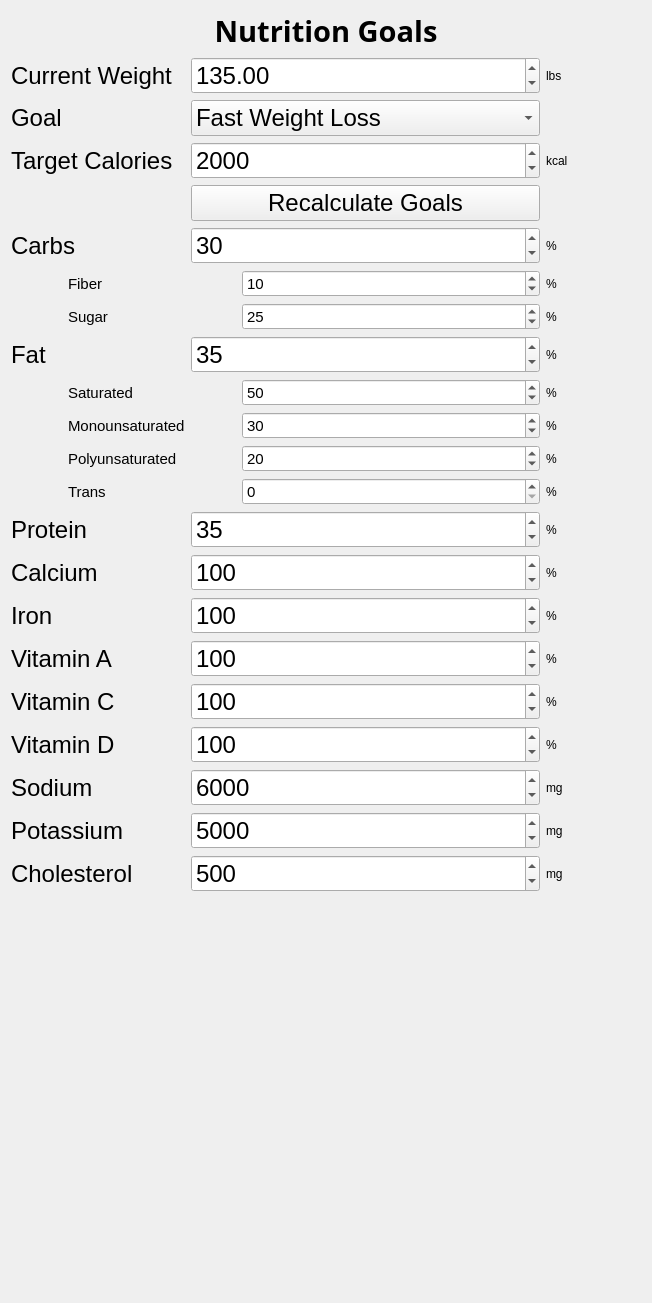
     <widget class="QWidget" name="scrollAreaWidgetContents">
      <property name="geometry">
       <rect>
        <x>0</x>
        <y>0</y>
        <width>652</width>
        <height>1303</height>
       </rect>
      </property>
      <layout class="QGridLayout" name="gridLayout">
       <item row="17" column="0" colspan="2">
        <widget class="QLabel" name="label_28">
         <property name="font">
          <font>
           <pointsize>18</pointsize>
          </font>
         </property>
         <property name="text">
          <string>Vitamin A</string>
         </property>
        </widget>
       </item>
       <item row="20" column="9">
        <widget class="QLabel" name="label_35">
         <property name="font">
          <font>
           <pointsize>9</pointsize>
          </font>
         </property>
         <property name="text">
          <string>mg</string>
         </property>
        </widget>
       </item>
       <item row="13" column="3" colspan="6">
        <widget class="QSpinBox" name="trans">
         <property name="font">
          <font>
           <pointsize>11</pointsize>
          </font>
         </property>
         <property name="alignment">
          <set>Qt::AlignmentFlag::AlignLeading|Qt::AlignmentFlag::AlignLeft|Qt::AlignmentFlag::AlignVCenter</set>
         </property>
         <property name="minimum">
          <number>0</number>
         </property>
         <property name="maximum">
          <number>100</number>
         </property>
         <property name="singleStep">
          <number>1</number>
         </property>
         <property name="value">
          <number>0</number>
         </property>
        </widget>
       </item>
       <item row="8" column="9">
        <widget class="QLabel" name="label_15">
         <property name="font">
          <font>
           <pointsize>9</pointsize>
          </font>
         </property>
         <property name="text">
          <string>%</string>
         </property>
        </widget>
       </item>
       <item row="3" column="2" colspan="7">
        <widget class="QSpinBox" name="calories">
         <property name="font">
          <font>
           <pointsize>18</pointsize>
          </font>
         </property>
         <property name="alignment">
          <set>Qt::AlignmentFlag::AlignLeading|Qt::AlignmentFlag::AlignLeft|Qt::AlignmentFlag::AlignVCenter</set>
         </property>
         <property name="minimum">
          <number>10</number>
         </property>
         <property name="maximum">
          <number>10000</number>
         </property>
         <property name="singleStep">
          <number>10</number>
         </property>
         <property name="value">
          <number>2000</number>
         </property>
        </widget>
       </item>
       <item row="20" column="2" colspan="7">
        <widget class="QSpinBox" name="sodium">
         <property name="font">
          <font>
           <pointsize>18</pointsize>
          </font>
         </property>
         <property name="alignment">
          <set>Qt::AlignmentFlag::AlignLeading|Qt::AlignmentFlag::AlignLeft|Qt::AlignmentFlag::AlignVCenter</set>
         </property>
         <property name="minimum">
          <number>0</number>
         </property>
         <property name="maximum">
          <number>30000</number>
         </property>
         <property name="singleStep">
          <number>1</number>
         </property>
         <property name="value">
          <number>6000</number>
         </property>
        </widget>
       </item>
       <item row="9" column="2" colspan="7">
        <widget class="QSpinBox" name="fat">
         <property name="font">
          <font>
           <pointsize>18</pointsize>
          </font>
         </property>
         <property name="alignment">
          <set>Qt::AlignmentFlag::AlignLeading|Qt::AlignmentFlag::AlignLeft|Qt::AlignmentFlag::AlignVCenter</set>
         </property>
         <property name="minimum">
          <number>0</number>
         </property>
         <property name="maximum">
          <number>100</number>
         </property>
         <property name="singleStep">
          <number>1</number>
         </property>
         <property name="value">
          <number>35</number>
         </property>
        </widget>
       </item>
       <item row="19" column="2" colspan="7">
        <widget class="QSpinBox" name="vitaminD">
         <property name="font">
          <font>
           <pointsize>18</pointsize>
          </font>
         </property>
         <property name="alignment">
          <set>Qt::AlignmentFlag::AlignLeading|Qt::AlignmentFlag::AlignLeft|Qt::AlignmentFlag::AlignVCenter</set>
         </property>
         <property name="minimum">
          <number>0</number>
         </property>
         <property name="maximum">
          <number>1000</number>
         </property>
         <property name="singleStep">
          <number>1</number>
         </property>
         <property name="value">
          <number>100</number>
         </property>
        </widget>
       </item>
       <item row="12" column="3" colspan="6">
        <widget class="QSpinBox" name="poly">
         <property name="font">
          <font>
           <pointsize>11</pointsize>
          </font>
         </property>
         <property name="alignment">
          <set>Qt::AlignmentFlag::AlignLeading|Qt::AlignmentFlag::AlignLeft|Qt::AlignmentFlag::AlignVCenter</set>
         </property>
         <property name="minimum">
          <number>0</number>
         </property>
         <property name="maximum">
          <number>100</number>
         </property>
         <property name="singleStep">
          <number>1</number>
         </property>
         <property name="value">
          <number>20</number>
         </property>
        </widget>
       </item>
       <item row="12" column="9">
        <widget class="QLabel" name="label_21">
         <property name="font">
          <font>
           <pointsize>9</pointsize>
          </font>
         </property>
         <property name="text">
          <string>%</string>
         </property>
        </widget>
       </item>
       <item row="8" column="1">
        <widget class="QLabel" name="label_16">
         <property name="font">
          <font>
           <pointsize>11</pointsize>
          </font>
         </property>
         <property name="text">
          <string>Sugar</string>
         </property>
        </widget>
       </item>
       <item row="19" column="9" colspan="2">
        <widget class="QLabel" name="label_33">
         <property name="font">
          <font>
           <pointsize>9</pointsize>
          </font>
         </property>
         <property name="text">
          <string>%</string>
         </property>
        </widget>
       </item>
       <item row="11" column="9">
        <widget class="QLabel" name="label_20">
         <property name="font">
          <font>
           <pointsize>9</pointsize>
          </font>
         </property>
         <property name="text">
          <string>%</string>
         </property>
        </widget>
       </item>
       <item row="6" column="1">
        <widget class="QLabel" name="label_13">
         <property name="sizePolicy">
          <sizepolicy hsizetype="Preferred" vsizetype="Preferred">
           <horstretch>0</horstretch>
           <verstretch>0</verstretch>
          </sizepolicy>
         </property>
         <property name="font">
          <font>
           <pointsize>11</pointsize>
          </font>
         </property>
         <property name="text">
          <string>Fiber</string>
         </property>
        </widget>
       </item>
       <item row="10" column="9">
        <widget class="QLabel" name="label_17">
         <property name="font">
          <font>
           <pointsize>9</pointsize>
          </font>
         </property>
         <property name="text">
          <string>%</string>
         </property>
        </widget>
       </item>
       <item row="14" column="0" colspan="2">
        <widget class="QLabel" name="label_11">
         <property name="font">
          <font>
           <pointsize>18</pointsize>
          </font>
         </property>
         <property name="text">
          <string>Protein</string>
         </property>
        </widget>
       </item>
       <item row="14" column="9" colspan="2">
        <widget class="QLabel" name="label_10">
         <property name="font">
          <font>
           <pointsize>9</pointsize>
          </font>
         </property>
         <property name="text">
          <string>%</string>
         </property>
        </widget>
       </item>
       <item row="17" column="9">
        <widget class="QLabel" name="label_29">
         <property name="font">
          <font>
           <pointsize>9</pointsize>
          </font>
         </property>
         <property name="text">
          <string>%</string>
         </property>
        </widget>
       </item>
       <item row="16" column="9">
        <widget class="QLabel" name="label_27">
         <property name="font">
          <font>
           <pointsize>9</pointsize>
          </font>
         </property>
         <property name="text">
          <string>%</string>
         </property>
        </widget>
       </item>
       <item row="15" column="0" colspan="2">
        <widget class="QLabel" name="label_25">
         <property name="font">
          <font>
           <pointsize>18</pointsize>
          </font>
         </property>
         <property name="text">
          <string>Calcium</string>
         </property>
        </widget>
       </item>
       <item row="2" column="0">
        <widget class="QLabel" name="label_5">
         <property name="font">
          <font>
           <pointsize>18</pointsize>
          </font>
         </property>
         <property name="text">
          <string>Goal</string>
         </property>
        </widget>
       </item>
       <item row="3" column="0" colspan="2">
        <widget class="QLabel" name="label_3">
         <property name="font">
          <font>
           <pointsize>18</pointsize>
          </font>
         </property>
         <property name="text">
          <string>Target Calories</string>
         </property>
        </widget>
       </item>
       <item row="12" column="1">
        <widget class="QLabel" name="label_22">
         <property name="font">
          <font>
           <pointsize>11</pointsize>
          </font>
         </property>
         <property name="text">
          <string>Polyunsaturated</string>
         </property>
        </widget>
       </item>
       <item row="5" column="0" colspan="2">
        <widget class="QLabel" name="label_6">
         <property name="font">
          <font>
           <pointsize>18</pointsize>
          </font>
         </property>
         <property name="text">
          <string>Carbs</string>
         </property>
        </widget>
       </item>
       <item row="21" column="0" colspan="2">
        <widget class="QLabel" name="label_37">
         <property name="font">
          <font>
           <pointsize>18</pointsize>
          </font>
         </property>
         <property name="text">
          <string>Potassium</string>
         </property>
        </widget>
       </item>
       <item row="23" column="4">
        <spacer name="verticalSpacer">
         <property name="font">
          <font>
           <pointsize>18</pointsize>
          </font>
         </property>
         <property name="orientation">
          <enum>Qt::Orientation::Vertical</enum>
         </property>
         <property name="sizeHint" stdset="0">
          <size>
           <width>20</width>
           <height>40</height>
          </size>
         </property>
        </spacer>
       </item>
       <item row="6" column="9">
        <widget class="QLabel" name="label_14">
         <property name="font">
          <font>
           <pointsize>9</pointsize>
          </font>
         </property>
         <property name="text">
          <string>%</string>
         </property>
        </widget>
       </item>
       <item row="18" column="9" colspan="2">
        <widget class="QLabel" name="label_31">
         <property name="font">
          <font>
           <pointsize>9</pointsize>
          </font>
         </property>
         <property name="text">
          <string>%</string>
         </property>
        </widget>
       </item>
       <item row="1" column="9">
        <widget class="QLabel" name="label_2">
         <property name="font">
          <font>
           <pointsize>9</pointsize>
          </font>
         </property>
         <property name="text">
          <string>lbs</string>
         </property>
        </widget>
       </item>
       <item row="19" column="0" colspan="2">
        <widget class="QLabel" name="label_32">
         <property name="font">
          <font>
           <pointsize>18</pointsize>
          </font>
         </property>
         <property name="text">
          <string>Vitamin D</string>
         </property>
        </widget>
       </item>
       <item row="11" column="3" colspan="6">
        <widget class="QSpinBox" name="mono">
         <property name="font">
          <font>
           <pointsize>11</pointsize>
          </font>
         </property>
         <property name="alignment">
          <set>Qt::AlignmentFlag::AlignLeading|Qt::AlignmentFlag::AlignLeft|Qt::AlignmentFlag::AlignVCenter</set>
         </property>
         <property name="minimum">
          <number>0</number>
         </property>
         <property name="maximum">
          <number>100</number>
         </property>
         <property name="singleStep">
          <number>1</number>
         </property>
         <property name="value">
          <number>30</number>
         </property>
        </widget>
       </item>
       <item row="13" column="1">
        <widget class="QLabel" name="label_24">
         <property name="font">
          <font>
           <pointsize>11</pointsize>
          </font>
         </property>
         <property name="text">
          <string>Trans</string>
         </property>
        </widget>
       </item>
       <item row="13" column="9">
        <widget class="QLabel" name="label_23">
         <property name="font">
          <font>
           <pointsize>9</pointsize>
          </font>
         </property>
         <property name="text">
          <string>%</string>
         </property>
        </widget>
       </item>
       <item row="9" column="9" colspan="2">
        <widget class="QLabel" name="label_8">
         <property name="font">
          <font>
           <pointsize>9</pointsize>
          </font>
         </property>
         <property name="text">
          <string>%</string>
         </property>
        </widget>
       </item>
       <item row="17" column="2" colspan="7">
        <widget class="QSpinBox" name="vitaminA">
         <property name="font">
          <font>
           <pointsize>18</pointsize>
          </font>
         </property>
         <property name="alignment">
          <set>Qt::AlignmentFlag::AlignLeading|Qt::AlignmentFlag::AlignLeft|Qt::AlignmentFlag::AlignVCenter</set>
         </property>
         <property name="minimum">
          <number>0</number>
         </property>
         <property name="maximum">
          <number>1000</number>
         </property>
         <property name="singleStep">
          <number>1</number>
         </property>
         <property name="value">
          <number>100</number>
         </property>
        </widget>
       </item>
       <item row="15" column="2" colspan="7">
        <widget class="QSpinBox" name="calcium">
         <property name="font">
          <font>
           <pointsize>18</pointsize>
          </font>
         </property>
         <property name="alignment">
          <set>Qt::AlignmentFlag::AlignLeading|Qt::AlignmentFlag::AlignLeft|Qt::AlignmentFlag::AlignVCenter</set>
         </property>
         <property name="minimum">
          <number>0</number>
         </property>
         <property name="maximum">
          <number>1000</number>
         </property>
         <property name="singleStep">
          <number>1</number>
         </property>
         <property name="value">
          <number>100</number>
         </property>
        </widget>
       </item>
       <item row="2" column="2" colspan="7">
        <widget class="QComboBox" name="goal">
         <property name="font">
          <font>
           <pointsize>18</pointsize>
          </font>
         </property>
         <item>
          <property name="text">
           <string>Fast Weight Loss</string>
          </property>
         </item>
         <item>
          <property name="text">
           <string>Slow Weight Loss</string>
          </property>
         </item>
         <item>
          <property name="text">
           <string>Maintain Weight</string>
          </property>
         </item>
         <item>
          <property name="text">
           <string>Slow Weight Gain</string>
          </property>
         </item>
         <item>
          <property name="text">
           <string>Fast Weight Gain</string>
          </property>
         </item>
        </widget>
       </item>
       <item row="5" column="9" colspan="2">
        <widget class="QLabel" name="label_7">
         <property name="font">
          <font>
           <pointsize>9</pointsize>
          </font>
         </property>
         <property name="text">
          <string>%</string>
         </property>
        </widget>
       </item>
       <item row="16" column="0" colspan="2">
        <widget class="QLabel" name="label_26">
         <property name="font">
          <font>
           <pointsize>18</pointsize>
          </font>
         </property>
         <property name="text">
          <string>Iron</string>
         </property>
        </widget>
       </item>
       <item row="6" column="3" colspan="6">
        <widget class="QSpinBox" name="fiber">
         <property name="font">
          <font>
           <pointsize>11</pointsize>
          </font>
         </property>
         <property name="alignment">
          <set>Qt::AlignmentFlag::AlignLeading|Qt::AlignmentFlag::AlignLeft|Qt::AlignmentFlag::AlignVCenter</set>
         </property>
         <property name="minimum">
          <number>0</number>
         </property>
         <property name="maximum">
          <number>100</number>
         </property>
         <property name="singleStep">
          <number>1</number>
         </property>
         <property name="value">
          <number>10</number>
         </property>
        </widget>
       </item>
       <item row="9" column="0">
        <widget class="QLabel" name="label_9">
         <property name="font">
          <font>
           <pointsize>18</pointsize>
          </font>
         </property>
         <property name="text">
          <string>Fat</string>
         </property>
        </widget>
       </item>
       <item row="14" column="2" colspan="7">
        <widget class="QSpinBox" name="protein">
         <property name="font">
          <font>
           <pointsize>18</pointsize>
          </font>
         </property>
         <property name="alignment">
          <set>Qt::AlignmentFlag::AlignLeading|Qt::AlignmentFlag::AlignLeft|Qt::AlignmentFlag::AlignVCenter</set>
         </property>
         <property name="minimum">
          <number>0</number>
         </property>
         <property name="maximum">
          <number>100</number>
         </property>
         <property name="singleStep">
          <number>1</number>
         </property>
         <property name="value">
          <number>35</number>
         </property>
        </widget>
       </item>
       <item row="10" column="3" colspan="6">
        <widget class="QSpinBox" name="sat">
         <property name="font">
          <font>
           <pointsize>11</pointsize>
          </font>
         </property>
         <property name="alignment">
          <set>Qt::AlignmentFlag::AlignLeading|Qt::AlignmentFlag::AlignLeft|Qt::AlignmentFlag::AlignVCenter</set>
         </property>
         <property name="minimum">
          <number>0</number>
         </property>
         <property name="maximum">
          <number>100</number>
         </property>
         <property name="singleStep">
          <number>1</number>
         </property>
         <property name="value">
          <number>50</number>
         </property>
        </widget>
       </item>
       <item row="21" column="2" colspan="7">
        <widget class="QSpinBox" name="potassium">
         <property name="font">
          <font>
           <pointsize>18</pointsize>
          </font>
         </property>
         <property name="alignment">
          <set>Qt::AlignmentFlag::AlignLeading|Qt::AlignmentFlag::AlignLeft|Qt::AlignmentFlag::AlignVCenter</set>
         </property>
         <property name="minimum">
          <number>0</number>
         </property>
         <property name="maximum">
          <number>30000</number>
         </property>
         <property name="singleStep">
          <number>1</number>
         </property>
         <property name="value">
          <number>5000</number>
         </property>
        </widget>
       </item>
       <item row="11" column="1">
        <widget class="QLabel" name="label_19">
         <property name="font">
          <font>
           <pointsize>11</pointsize>
          </font>
         </property>
         <property name="text">
          <string>Monounsaturated</string>
         </property>
        </widget>
       </item>
       <item row="20" column="0" colspan="2">
        <widget class="QLabel" name="label_34">
         <property name="font">
          <font>
           <pointsize>18</pointsize>
          </font>
         </property>
         <property name="text">
          <string>Sodium</string>
         </property>
        </widget>
       </item>
       <item row="22" column="2" colspan="7">
        <widget class="QSpinBox" name="cholesterol">
         <property name="font">
          <font>
           <pointsize>18</pointsize>
          </font>
         </property>
         <property name="alignment">
          <set>Qt::AlignmentFlag::AlignLeading|Qt::AlignmentFlag::AlignLeft|Qt::AlignmentFlag::AlignVCenter</set>
         </property>
         <property name="minimum">
          <number>0</number>
         </property>
         <property name="maximum">
          <number>30000</number>
         </property>
         <property name="singleStep">
          <number>1</number>
         </property>
         <property name="value">
          <number>500</number>
         </property>
        </widget>
       </item>
       <item row="18" column="2" colspan="7">
        <widget class="QSpinBox" name="vitaminC">
         <property name="font">
          <font>
           <pointsize>18</pointsize>
          </font>
         </property>
         <property name="alignment">
          <set>Qt::AlignmentFlag::AlignLeading|Qt::AlignmentFlag::AlignLeft|Qt::AlignmentFlag::AlignVCenter</set>
         </property>
         <property name="minimum">
          <number>0</number>
         </property>
         <property name="maximum">
          <number>1000</number>
         </property>
         <property name="singleStep">
          <number>1</number>
         </property>
         <property name="value">
          <number>100</number>
         </property>
        </widget>
       </item>
       <item row="22" column="9">
        <widget class="QLabel" name="label_38">
         <property name="font">
          <font>
           <pointsize>9</pointsize>
          </font>
         </property>
         <property name="text">
          <string>mg</string>
         </property>
        </widget>
       </item>
       <item row="4" column="2" colspan="7">
        <widget class="QPushButton" name="recalc">
         <property name="font">
          <font>
           <pointsize>18</pointsize>
          </font>
         </property>
         <property name="text">
          <string>Recalculate Goals</string>
         </property>
        </widget>
       </item>
       <item row="15" column="9" colspan="2">
        <widget class="QLabel" name="label_12">
         <property name="font">
          <font>
           <pointsize>9</pointsize>
          </font>
         </property>
         <property name="text">
          <string>%</string>
         </property>
        </widget>
       </item>
       <item row="10" column="1">
        <widget class="QLabel" name="label_18">
         <property name="font">
          <font>
           <pointsize>11</pointsize>
          </font>
         </property>
         <property name="text">
          <string>Saturated</string>
         </property>
        </widget>
       </item>
       <item row="21" column="9">
        <widget class="QLabel" name="label_36">
         <property name="font">
          <font>
           <pointsize>9</pointsize>
          </font>
         </property>
         <property name="text">
          <string>mg</string>
         </property>
        </widget>
       </item>
       <item row="22" column="0" colspan="2">
        <widget class="QLabel" name="label_39">
         <property name="font">
          <font>
           <pointsize>18</pointsize>
          </font>
         </property>
         <property name="text">
          <string>Cholesterol</string>
         </property>
        </widget>
       </item>
       <item row="18" column="0" colspan="2">
        <widget class="QLabel" name="label_30">
         <property name="font">
          <font>
           <pointsize>18</pointsize>
          </font>
         </property>
         <property name="text">
          <string>Vitamin C</string>
         </property>
        </widget>
       </item>
       <item row="1" column="2" colspan="7">
        <widget class="QDoubleSpinBox" name="weight">
         <property name="font">
          <font>
           <pointsize>18</pointsize>
          </font>
         </property>
         <property name="alignment">
          <set>Qt::AlignmentFlag::AlignLeading|Qt::AlignmentFlag::AlignLeft|Qt::AlignmentFlag::AlignVCenter</set>
         </property>
         <property name="correctionMode">
          <enum>QAbstractSpinBox::CorrectionMode::CorrectToPreviousValue</enum>
         </property>
         <property name="minimum">
          <double>1.000000000000000</double>
         </property>
         <property name="maximum">
          <double>1000.000000000000000</double>
         </property>
         <property name="value">
          <double>135.000000000000000</double>
         </property>
        </widget>
       </item>
       <item row="1" column="0" colspan="2">
        <widget class="QLabel" name="label">
         <property name="font">
          <font>
           <pointsize>18</pointsize>
          </font>
         </property>
         <property name="text">
          <string>Current Weight</string>
         </property>
        </widget>
       </item>
       <item row="5" column="2" colspan="7">
        <widget class="QSpinBox" name="carbs">
         <property name="font">
          <font>
           <pointsize>18</pointsize>
          </font>
         </property>
         <property name="alignment">
          <set>Qt::AlignmentFlag::AlignLeading|Qt::AlignmentFlag::AlignLeft|Qt::AlignmentFlag::AlignVCenter</set>
         </property>
         <property name="minimum">
          <number>0</number>
         </property>
         <property name="maximum">
          <number>100</number>
         </property>
         <property name="singleStep">
          <number>1</number>
         </property>
         <property name="value">
          <number>30</number>
         </property>
        </widget>
       </item>
       <item row="16" column="2" colspan="7">
        <widget class="QSpinBox" name="iron">
         <property name="font">
          <font>
           <pointsize>18</pointsize>
          </font>
         </property>
         <property name="alignment">
          <set>Qt::AlignmentFlag::AlignLeading|Qt::AlignmentFlag::AlignLeft|Qt::AlignmentFlag::AlignVCenter</set>
         </property>
         <property name="minimum">
          <number>0</number>
         </property>
         <property name="maximum">
          <number>1000</number>
         </property>
         <property name="singleStep">
          <number>1</number>
         </property>
         <property name="value">
          <number>100</number>
         </property>
        </widget>
       </item>
       <item row="8" column="3" colspan="6">
        <widget class="QSpinBox" name="sugar">
         <property name="font">
          <font>
           <pointsize>11</pointsize>
          </font>
         </property>
         <property name="alignment">
          <set>Qt::AlignmentFlag::AlignLeading|Qt::AlignmentFlag::AlignLeft|Qt::AlignmentFlag::AlignVCenter</set>
         </property>
         <property name="minimum">
          <number>0</number>
         </property>
         <property name="maximum">
          <number>100</number>
         </property>
         <property name="singleStep">
          <number>1</number>
         </property>
         <property name="value">
          <number>25</number>
         </property>
        </widget>
       </item>
       <item row="3" column="9">
        <widget class="QLabel" name="label_4">
         <property name="font">
          <font>
           <pointsize>9</pointsize>
          </font>
         </property>
         <property name="text">
          <string>kcal</string>
         </property>
        </widget>
       </item>
       <item row="0" column="0" colspan="11">
        <widget class="QLabel" name="label_40">
         <property name="font">
          <font>
           <family>Noto Sans</family>
           <pointsize>22</pointsize>
           <bold>true</bold>
          </font>
         </property>
         <property name="text">
          <string>Nutrition Goals</string>
         </property>
         <property name="alignment">
          <set>Qt::AlignmentFlag::AlignCenter</set>
         </property>
        </widget>
       </item>
      </layout>
     </widget>
